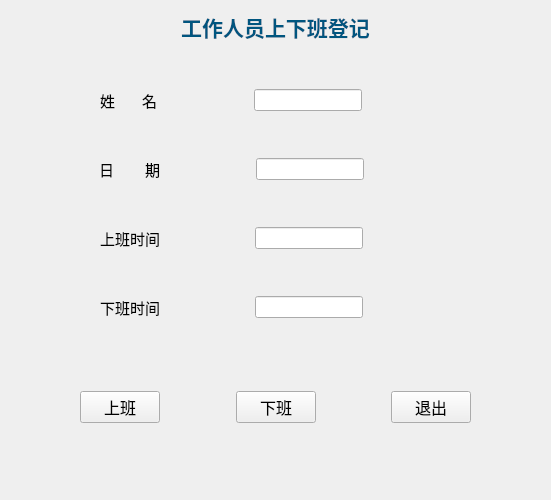
<?xml version="1.0" encoding="UTF-8"?>
<ui version="4.0">
 <class>Wuyeshangxiabandengji</class>
 <widget class="QWidget" name="Wuyeshangxiabandengji">
  <property name="geometry">
   <rect>
    <x>0</x>
    <y>0</y>
    <width>551</width>
    <height>500</height>
   </rect>
  </property>
  <property name="windowTitle">
   <string>Form</string>
  </property>
  <layout class="QGridLayout" name="gridLayout">
   <item row="0" column="0">
    <layout class="QVBoxLayout" name="verticalLayout">
     <item>
      <widget class="QLabel" name="label_4">
       <property name="text">
        <string>&lt;html&gt;&lt;head/&gt;&lt;body&gt;&lt;p align=&quot;center&quot;&gt;&lt;span style=&quot; font-size:16pt; font-weight:600; color:#00557f;&quot;&gt;工作人员上下班登记&lt;/span&gt;&lt;/p&gt;&lt;/body&gt;&lt;/html&gt;</string>
       </property>
      </widget>
     </item>
     <item>
      <spacer name="verticalSpacer_3">
       <property name="orientation">
        <enum>Qt::Vertical</enum>
       </property>
       <property name="sizeHint" stdset="0">
        <size>
         <width>20</width>
         <height>40</height>
        </size>
       </property>
      </spacer>
     </item>
     <item>
      <layout class="QHBoxLayout" name="horizontalLayout">
       <item>
        <spacer name="horizontalSpacer_13">
         <property name="orientation">
          <enum>Qt::Horizontal</enum>
         </property>
         <property name="sizeHint" stdset="0">
          <size>
           <width>40</width>
           <height>20</height>
          </size>
         </property>
        </spacer>
       </item>
       <item>
        <widget class="QLabel" name="label">
         <property name="font">
          <font>
           <family>Agency FB</family>
           <pointsize>11</pointsize>
          </font>
         </property>
         <property name="text">
          <string>姓       名</string>
         </property>
        </widget>
       </item>
       <item>
        <spacer name="horizontalSpacer_2">
         <property name="orientation">
          <enum>Qt::Horizontal</enum>
         </property>
         <property name="sizeHint" stdset="0">
          <size>
           <width>40</width>
           <height>20</height>
          </size>
         </property>
        </spacer>
       </item>
       <item>
        <widget class="QLineEdit" name="lineEdit"/>
       </item>
       <item>
        <spacer name="horizontalSpacer_3">
         <property name="orientation">
          <enum>Qt::Horizontal</enum>
         </property>
         <property name="sizeHint" stdset="0">
          <size>
           <width>40</width>
           <height>20</height>
          </size>
         </property>
        </spacer>
       </item>
       <item>
        <spacer name="horizontalSpacer">
         <property name="orientation">
          <enum>Qt::Horizontal</enum>
         </property>
         <property name="sizeHint" stdset="0">
          <size>
           <width>40</width>
           <height>20</height>
          </size>
         </property>
        </spacer>
       </item>
      </layout>
     </item>
     <item>
      <spacer name="verticalSpacer_5">
       <property name="orientation">
        <enum>Qt::Vertical</enum>
       </property>
       <property name="sizeHint" stdset="0">
        <size>
         <width>20</width>
         <height>40</height>
        </size>
       </property>
      </spacer>
     </item>
     <item>
      <layout class="QHBoxLayout" name="horizontalLayout_5">
       <item>
        <spacer name="horizontalSpacer_16">
         <property name="orientation">
          <enum>Qt::Horizontal</enum>
         </property>
         <property name="sizeHint" stdset="0">
          <size>
           <width>40</width>
           <height>20</height>
          </size>
         </property>
        </spacer>
       </item>
       <item>
        <widget class="QLabel" name="label_5">
         <property name="font">
          <font>
           <family>Agency FB</family>
           <pointsize>11</pointsize>
          </font>
         </property>
         <property name="text">
          <string>日        期</string>
         </property>
        </widget>
       </item>
       <item>
        <spacer name="horizontalSpacer_17">
         <property name="orientation">
          <enum>Qt::Horizontal</enum>
         </property>
         <property name="sizeHint" stdset="0">
          <size>
           <width>40</width>
           <height>20</height>
          </size>
         </property>
        </spacer>
       </item>
       <item>
        <widget class="QLineEdit" name="lineEdit_4"/>
       </item>
       <item>
        <spacer name="horizontalSpacer_19">
         <property name="orientation">
          <enum>Qt::Horizontal</enum>
         </property>
         <property name="sizeHint" stdset="0">
          <size>
           <width>40</width>
           <height>20</height>
          </size>
         </property>
        </spacer>
       </item>
       <item>
        <spacer name="horizontalSpacer_18">
         <property name="orientation">
          <enum>Qt::Horizontal</enum>
         </property>
         <property name="sizeHint" stdset="0">
          <size>
           <width>40</width>
           <height>20</height>
          </size>
         </property>
        </spacer>
       </item>
      </layout>
     </item>
     <item>
      <spacer name="verticalSpacer_2">
       <property name="orientation">
        <enum>Qt::Vertical</enum>
       </property>
       <property name="sizeHint" stdset="0">
        <size>
         <width>20</width>
         <height>40</height>
        </size>
       </property>
      </spacer>
     </item>
     <item>
      <layout class="QHBoxLayout" name="horizontalLayout_2">
       <item>
        <spacer name="horizontalSpacer_14">
         <property name="orientation">
          <enum>Qt::Horizontal</enum>
         </property>
         <property name="sizeHint" stdset="0">
          <size>
           <width>40</width>
           <height>20</height>
          </size>
         </property>
        </spacer>
       </item>
       <item>
        <widget class="QLabel" name="label_2">
         <property name="font">
          <font>
           <family>Agency FB</family>
           <pointsize>11</pointsize>
          </font>
         </property>
         <property name="text">
          <string>上班时间</string>
         </property>
        </widget>
       </item>
       <item>
        <spacer name="horizontalSpacer_6">
         <property name="orientation">
          <enum>Qt::Horizontal</enum>
         </property>
         <property name="sizeHint" stdset="0">
          <size>
           <width>40</width>
           <height>20</height>
          </size>
         </property>
        </spacer>
       </item>
       <item>
        <widget class="QLineEdit" name="lineEdit_2"/>
       </item>
       <item>
        <spacer name="horizontalSpacer_4">
         <property name="orientation">
          <enum>Qt::Horizontal</enum>
         </property>
         <property name="sizeHint" stdset="0">
          <size>
           <width>40</width>
           <height>20</height>
          </size>
         </property>
        </spacer>
       </item>
       <item>
        <spacer name="horizontalSpacer_5">
         <property name="orientation">
          <enum>Qt::Horizontal</enum>
         </property>
         <property name="sizeHint" stdset="0">
          <size>
           <width>40</width>
           <height>20</height>
          </size>
         </property>
        </spacer>
       </item>
      </layout>
     </item>
     <item>
      <spacer name="verticalSpacer_4">
       <property name="orientation">
        <enum>Qt::Vertical</enum>
       </property>
       <property name="sizeHint" stdset="0">
        <size>
         <width>20</width>
         <height>40</height>
        </size>
       </property>
      </spacer>
     </item>
     <item>
      <layout class="QHBoxLayout" name="horizontalLayout_3">
       <item>
        <spacer name="horizontalSpacer_15">
         <property name="orientation">
          <enum>Qt::Horizontal</enum>
         </property>
         <property name="sizeHint" stdset="0">
          <size>
           <width>40</width>
           <height>20</height>
          </size>
         </property>
        </spacer>
       </item>
       <item>
        <widget class="QLabel" name="label_3">
         <property name="font">
          <font>
           <family>Agency FB</family>
           <pointsize>11</pointsize>
          </font>
         </property>
         <property name="text">
          <string>下班时间</string>
         </property>
        </widget>
       </item>
       <item>
        <spacer name="horizontalSpacer_7">
         <property name="orientation">
          <enum>Qt::Horizontal</enum>
         </property>
         <property name="sizeHint" stdset="0">
          <size>
           <width>40</width>
           <height>20</height>
          </size>
         </property>
        </spacer>
       </item>
       <item>
        <widget class="QLineEdit" name="lineEdit_3"/>
       </item>
       <item>
        <spacer name="horizontalSpacer_8">
         <property name="orientation">
          <enum>Qt::Horizontal</enum>
         </property>
         <property name="sizeHint" stdset="0">
          <size>
           <width>40</width>
           <height>20</height>
          </size>
         </property>
        </spacer>
       </item>
       <item>
        <spacer name="horizontalSpacer_9">
         <property name="orientation">
          <enum>Qt::Horizontal</enum>
         </property>
         <property name="sizeHint" stdset="0">
          <size>
           <width>40</width>
           <height>20</height>
          </size>
         </property>
        </spacer>
       </item>
      </layout>
     </item>
    </layout>
   </item>
   <item row="1" column="0">
    <spacer name="verticalSpacer_6">
     <property name="orientation">
      <enum>Qt::Vertical</enum>
     </property>
     <property name="sizeHint" stdset="0">
      <size>
       <width>20</width>
       <height>60</height>
      </size>
     </property>
    </spacer>
   </item>
   <item row="2" column="0">
    <layout class="QHBoxLayout" name="horizontalLayout_4">
     <item>
      <spacer name="horizontalSpacer_10">
       <property name="orientation">
        <enum>Qt::Horizontal</enum>
       </property>
       <property name="sizeHint" stdset="0">
        <size>
         <width>40</width>
         <height>20</height>
        </size>
       </property>
      </spacer>
     </item>
     <item>
      <widget class="QPushButton" name="pushButton">
       <property name="font">
        <font>
         <family>Agency FB</family>
         <pointsize>12</pointsize>
        </font>
       </property>
       <property name="text">
        <string>上班</string>
       </property>
      </widget>
     </item>
     <item>
      <spacer name="horizontalSpacer_11">
       <property name="orientation">
        <enum>Qt::Horizontal</enum>
       </property>
       <property name="sizeHint" stdset="0">
        <size>
         <width>40</width>
         <height>20</height>
        </size>
       </property>
      </spacer>
     </item>
     <item>
      <widget class="QPushButton" name="pushButton_2">
       <property name="font">
        <font>
         <family>Agency FB</family>
         <pointsize>12</pointsize>
        </font>
       </property>
       <property name="text">
        <string>下班</string>
       </property>
      </widget>
     </item>
     <item>
      <spacer name="horizontalSpacer_12">
       <property name="orientation">
        <enum>Qt::Horizontal</enum>
       </property>
       <property name="sizeHint" stdset="0">
        <size>
         <width>40</width>
         <height>20</height>
        </size>
       </property>
      </spacer>
     </item>
     <item>
      <widget class="QPushButton" name="pushButton_3">
       <property name="font">
        <font>
         <family>Agency FB</family>
         <pointsize>12</pointsize>
        </font>
       </property>
       <property name="text">
        <string>退出</string>
       </property>
      </widget>
     </item>
     <item>
      <spacer name="horizontalSpacer_20">
       <property name="orientation">
        <enum>Qt::Horizontal</enum>
       </property>
       <property name="sizeHint" stdset="0">
        <size>
         <width>40</width>
         <height>20</height>
        </size>
       </property>
      </spacer>
     </item>
    </layout>
   </item>
   <item row="3" column="0">
    <spacer name="verticalSpacer">
     <property name="orientation">
      <enum>Qt::Vertical</enum>
     </property>
     <property name="sizeHint" stdset="0">
      <size>
       <width>20</width>
       <height>40</height>
      </size>
     </property>
    </spacer>
   </item>
  </layout>
 </widget>
 <resources/>
 <connections>
  <connection>
   <sender>pushButton_3</sender>
   <signal>clicked()</signal>
   <receiver>Wuyeshangxiabandengji</receiver>
   <slot>close()</slot>
   <hints>
    <hint type="sourcelabel">
     <x>408</x>
     <y>408</y>
    </hint>
    <hint type="destinationlabel">
     <x>436</x>
     <y>360</y>
    </hint>
   </hints>
  </connection>
 </connections>
</ui>
